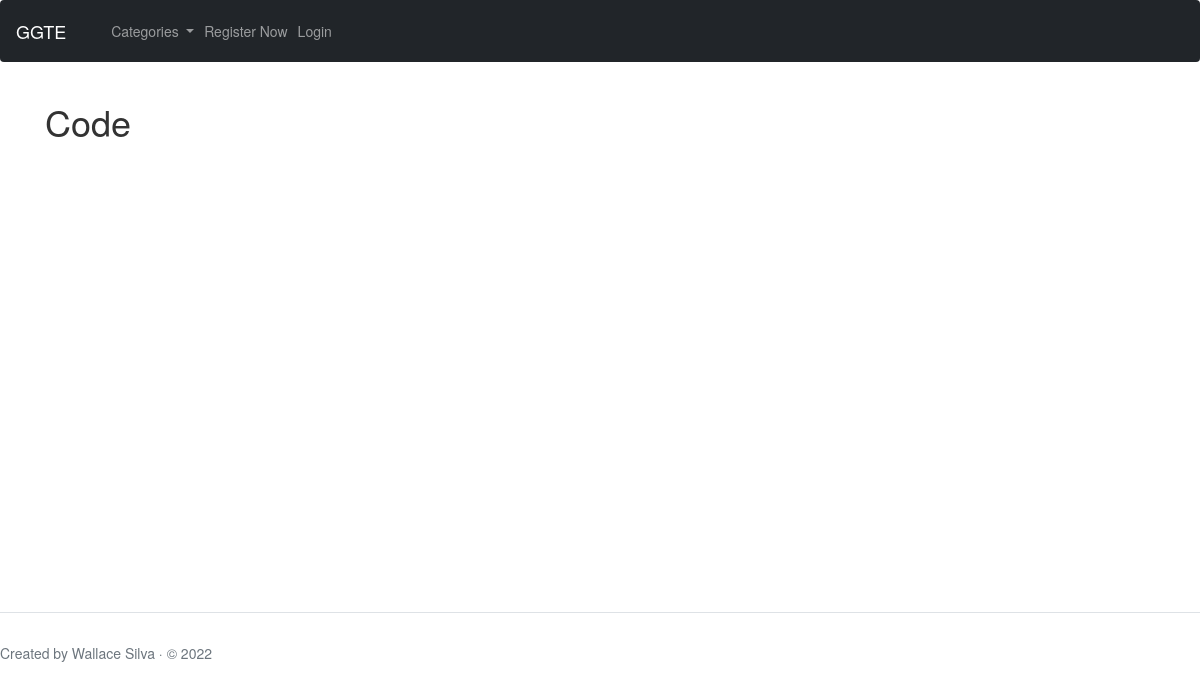
Page /category/Code on the earlier database version.
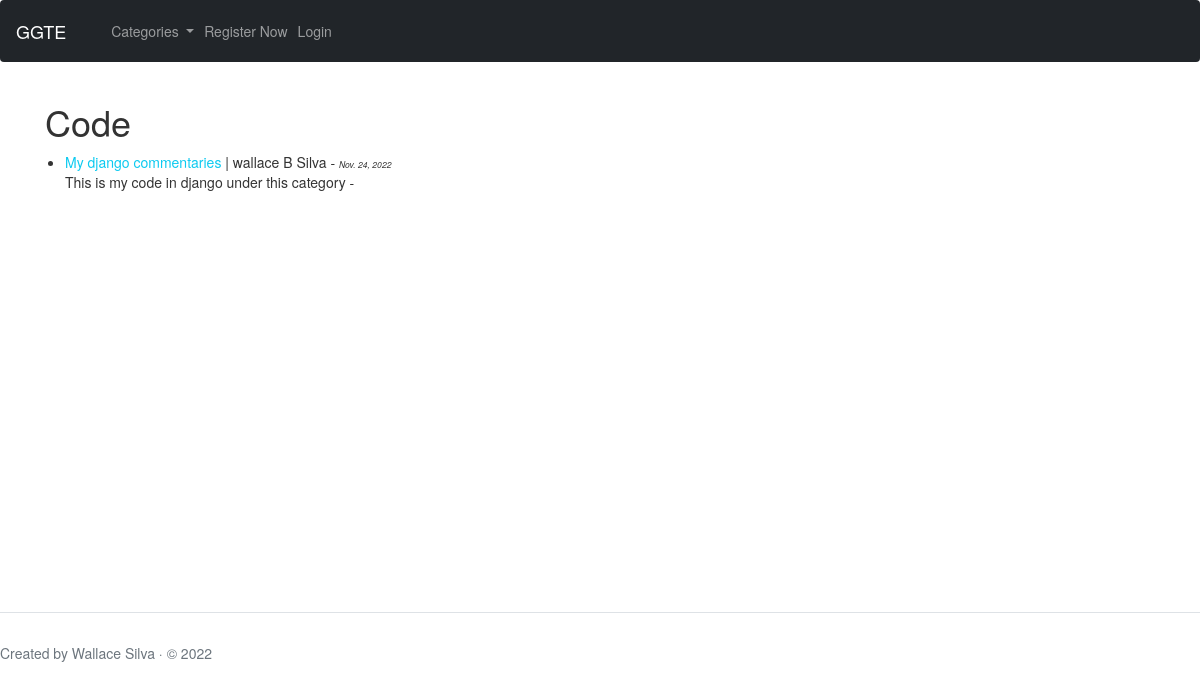
Same page on the later database version.
### blog/models.py (models this page shows, shortened)
class Post(models.Model):
    title = models.CharField(max_length=255)
    title_tag = models.CharField(max_length=255, default='Blog Post')
    author = models.ForeignKey(User, on_delete=models.CASCADE)
    publish_date = models.DateTimeField(auto_now_add=True)
    post_date = models.DateField(auto_now_add=True)
    body = models.TextField()
    category = models.CharField(max_length = 55,default='uncategorized')

### blog/views.py (the view)
# urls.py: path('category/<str:category_name>', CategoryView, name="category"),
def CategoryView(request,category_name):
    category_posts = Post.objects.filter(category = category_name)
    return render(request, 'categories.html', {'category_name':category_name, 'category_posts' : category_posts})

### blog/templates/categories.html (shortened to what this page needs)
{% extends 'core.html' %} {% block content %}
<h1>{{ category_name }} </h1>
{% for post in category_posts %}
  <ul>
    <li>
      <a href="{% url 'article_detail' post.pk %}" class="link-info">{{post.title}}</a>
      | {{post.author.first_name}} {{post.author.last_name}} -
        <small><small><small class = " fw-light fst-italic" >{{post.post_date}}</small></small></small>
        <br/>
      {{post.body|slice:300}} -
    </li>
  </ul>
{% endfor %} {% endblock %}

Differences in the rows shown:
added Post: category "Code", title "My django commentaries", author.first_name "wallace B", author.last_name "Silva", post_date "Nov. 24, 2022", body "This is my code in django under this category"
Other differences:
{{ category_name }}: "Code" → (not shown)
